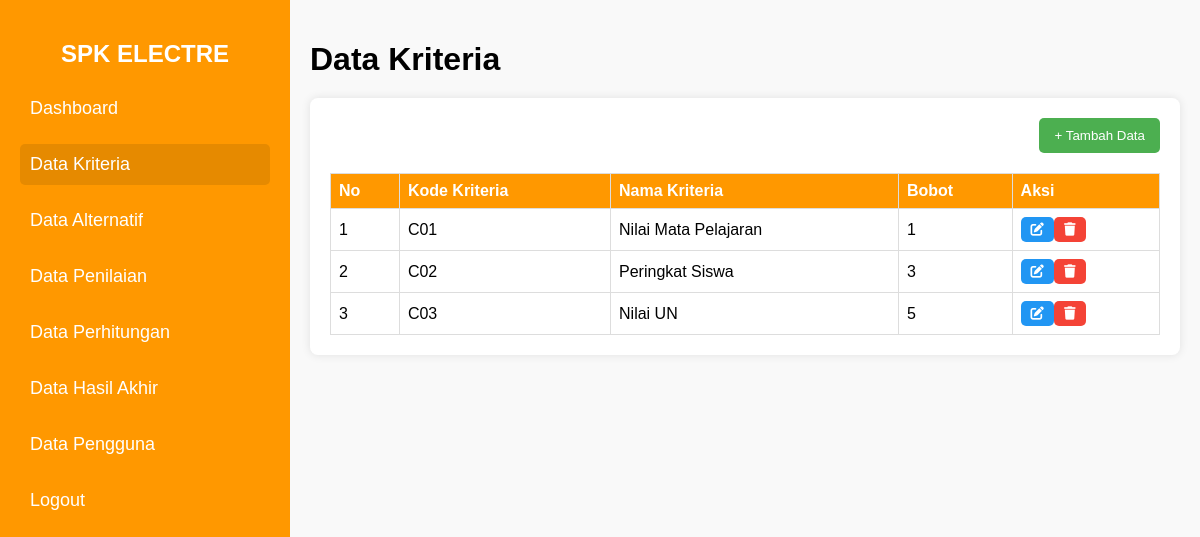
/datakriteria.php, run on an earlier commit of the app's database.
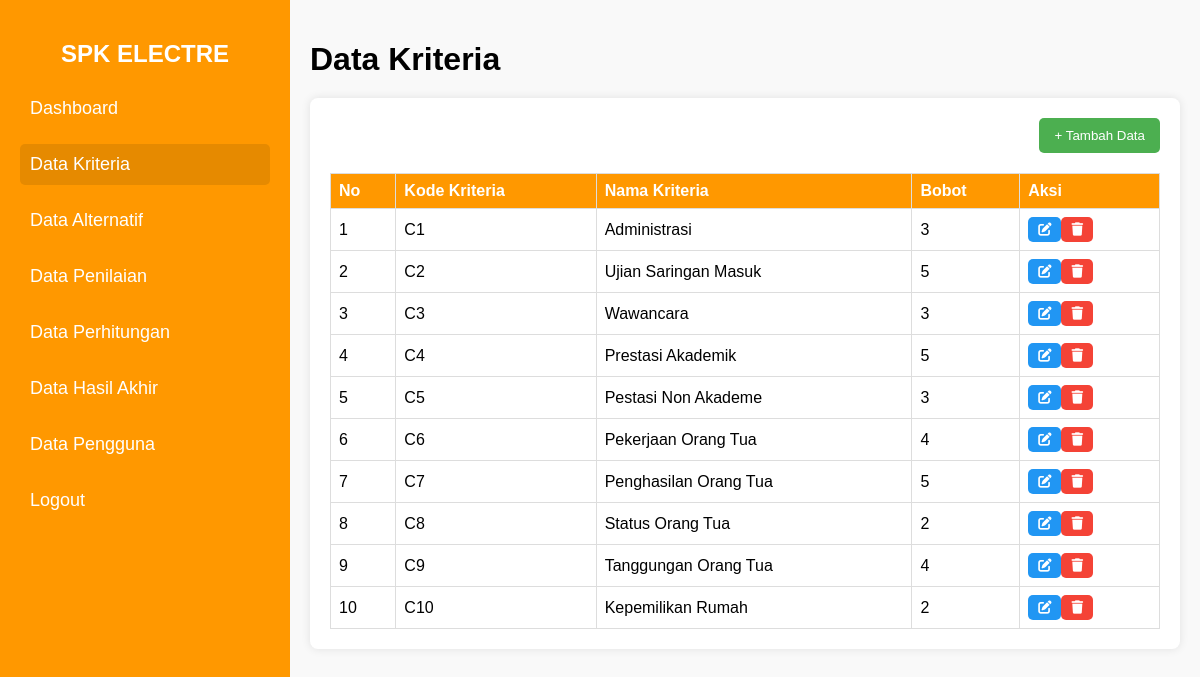
And on a later commit of the database.
### tables this page shows
CREATE TABLE IF NOT EXISTS `kriteria` (
  `kode_kriteria` varchar(10) NOT NULL,
  `nama_kriteria` varchar(255) NOT NULL,
  `bobot` int NOT NULL,
  `jenis` varchar(10) DEFAULT 'cost',
  `id` int DEFAULT NULL,
  PRIMARY KEY (`kode_kriteria`)
);

### datakriteria.php (the view, shortened to what this page needs)
<?php
$conn = new mysqli("localhost", "root", "", "electre");
$sql = "SELECT * FROM kriteria order by id";
$result = $conn->query($sql);
?>
<!DOCTYPE html>
<html lang="en">
<head>
    <link rel="stylesheet" href="Assets/styles/datakriteria.css">
    <link rel="stylesheet" href="https://cdnjs.cloudflare.com/ajax/libs/font-awesome/6.0.0/css/all.min.css">
</head>
<body>
    <div class="sidebar">
        <h2>SPK ELECTRE</h2>
        <ul>
            <li><a href="dasboardadmin.php">Dashboard</a></li>
            <li class="active"><a href="#">Data Kriteria</a></li>
            <li><a href="dataalternatif.php">Data Alternatif</a></li>
            <li><a href="datapenilaian.php">Data Penilaian</a></li>
            <li><a href="dataperhitungan.php">Data Perhitungan</a></li>
            <li><a href="datanilaiakhir.php">Data Hasil Akhir</a></li>
            <li><a href="datapengguna.php">Data Pengguna</a></li>
            <li><a href="logout.php">Logout</a></li>
        </ul>
    </div>
    <div class="main-content">
        <h1>Data Kriteria</h1>
        <div class="card">
            <button class="btn-add" onclick="openModal()">+ Tambah Data</button>
            <table>
                <thead>
                    <tr>
                        <th>No</th>
                        <th>Kode Kriteria</th>
                        <th>Nama Kriteria</th>
                        <th>Bobot</th>
                        <th>Aksi</th>
                    </tr>
                </thead>
                <tbody>
                    <?php
                    if ($result->num_rows > 0) {
                        $no = 1;
                        while ($row = $result->fetch_assoc()) {
                            echo "<tr>";
                            echo "<td>" . $no . "</td>";
                            echo "<td>" . $row['kode_kriteria'] . "</td>";
                            echo "<td>" . $row['nama_kriteria'] . "</td>";
                            echo "<td>" . $row['bobot'] . "</td>";
                            echo "<td>";
                            echo "<button class='btn-edit' onclick='editKriteria(\"" . $row['kode_kriteria'] . "\")'><i class='fa fa-edit'></i></button>";
                            echo "<button class='btn-delete' onclick='deleteKriteria(\"" . $row['kode_kriteria'] . "\")'><i class='fa fa-trash'></i></button>";
                            echo "</td>";
                            echo "</tr>";
                            $no++;
                        }
                    } else {
                        echo "<tr><td colspan='6'>Tidak ada data kriteria.</td></tr>";
                    }
                    ?>
                </tbody>
            </table>
        </div>
    </div>
</body>
</html>

### Assets/styles/datakriteria.css (style rules this page uses)
body { font-family: Arial, sans-serif; margin: 0; display: flex; }
.sidebar { width: 250px; background-color: #ff9800; height: 100vh; padding: 20px; color: white; }
.sidebar h2 { text-align: center; }
.sidebar ul { list-style: none; padding: 0; }
.sidebar ul li { margin: 15px 0; }
.sidebar ul li a { text-decoration: none; color: white; font-size: 18px; display: block; padding: 10px; }
.sidebar ul li.active a { background-color: #e68a00; border-radius: 5px; }
.main-content { flex: 1; padding: 20px; background-color: #f9f9f9; }
h1 { margin-bottom: 20px; }
.card { background: white; padding: 20px; border-radius: 8px; box-shadow: 0 0 10px rgba(0, 0, 0, 0.1); }
table { width: 100%; border-collapse: collapse; margin-top: 20px; }
table th, table td { border: 1px solid #ddd; text-align: left; padding: 8px; }
table th { background-color: #ff9800; color: white; }
.btn-add { background-color: #4caf50; color: white; padding: 10px 15px; border: none; border-radius: 5px; cursor: pointer; float: right; margin-bottom: 20px; }
.btn-edit { background-color: #2196f3; color: white; border: none; padding: 5px 10px; border-radius: 5px; cursor: pointer; }
.btn-delete { background-color: #f44336; color: white; border: none; padding: 5px 10px; border-radius: 5px; cursor: pointer; }

What changed in the data, as far as the page shows it:
removed kriteria: kode_kriteria "C01", nama_kriteria "Nilai Mata Pelajaran", bobot "1"
removed kriteria: kode_kriteria "C02", nama_kriteria "Peringkat Siswa", bobot "3"
removed kriteria: kode_kriteria "C03", nama_kriteria "Nilai UN", bobot "5"
added kriteria: kode_kriteria "C1", nama_kriteria "Administrasi", bobot "3"
added kriteria: kode_kriteria "C2", nama_kriteria "Ujian Saringan Masuk", bobot "5"
added kriteria: kode_kriteria "C3", nama_kriteria "Wawancara", bobot "3"
added kriteria: kode_kriteria "C4", nama_kriteria "Prestasi Akademik", bobot "5"
added kriteria: kode_kriteria "C5", nama_kriteria "Pestasi Non Akademe", bobot "3"
added kriteria: kode_kriteria "C6", nama_kriteria "Pekerjaan Orang Tua", bobot "4"
added kriteria: kode_kriteria "C7", nama_kriteria "Penghasilan Orang Tua", bobot "5"
added kriteria: kode_kriteria "C8", nama_kriteria "Status Orang Tua", bobot "2"
added kriteria: kode_kriteria "C9", nama_kriteria "Tanggungan Orang Tua", bobot "4"
added kriteria: kode_kriteria "C10", nama_kriteria "Kepemilikan Rumah", bobot "2"
